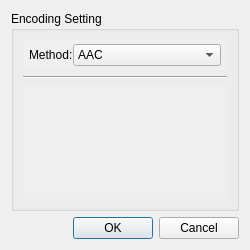
<?xml version="1.0" encoding="UTF-8"?>
<ui version="4.0">
 <class>Dialog</class>
 <widget class="QDialog" name="Dialog">
  <property name="geometry">
   <rect>
    <x>0</x>
    <y>0</y>
    <width>250</width>
    <height>250</height>
   </rect>
  </property>
  <property name="minimumSize">
   <size>
    <width>250</width>
    <height>250</height>
   </size>
  </property>
  <property name="maximumSize">
   <size>
    <width>250</width>
    <height>250</height>
   </size>
  </property>
  <property name="windowTitle">
   <string>Encoding Methods</string>
  </property>
  <property name="windowIcon">
   <iconset resource="background.qrc">
    <normaloff>:/imgs/imgs/setting.png</normaloff>:/imgs/imgs/setting.png</iconset>
  </property>
  <layout class="QVBoxLayout" name="verticalLayout">
   <item>
    <widget class="QWidget" name="widget_2" native="true">
     <layout class="QHBoxLayout" name="horizontalLayout">
      <property name="leftMargin">
       <number>0</number>
      </property>
      <property name="topMargin">
       <number>0</number>
      </property>
      <property name="rightMargin">
       <number>0</number>
      </property>
      <property name="bottomMargin">
       <number>0</number>
      </property>
      <item>
       <widget class="QGroupBox" name="groupBox_Encoding_Setting">
        <property name="title">
         <string>Encoding Setting</string>
        </property>
        <layout class="QVBoxLayout" name="verticalLayout_18">
         <item alignment="Qt::AlignBottom">
          <widget class="QWidget" name="widget_Select_Encoding" native="true">
           <property name="maximumSize">
            <size>
             <width>16777215</width>
             <height>50</height>
            </size>
           </property>
           <property name="autoFillBackground">
            <bool>true</bool>
           </property>
           <layout class="QFormLayout" name="formLayout_4">
            <property name="horizontalSpacing">
             <number>0</number>
            </property>
            <property name="verticalSpacing">
             <number>0</number>
            </property>
            <property name="leftMargin">
             <number>6</number>
            </property>
            <property name="topMargin">
             <number>4</number>
            </property>
            <property name="rightMargin">
             <number>6</number>
            </property>
            <property name="bottomMargin">
             <number>4</number>
            </property>
            <item row="0" column="1">
             <widget class="QComboBox" name="comboBox_Select_Encoding">
              <item>
               <property name="text">
                <string>AAC</string>
               </property>
              </item>
              <item>
               <property name="text">
                <string>CKSAAP</string>
               </property>
              </item>
              <item>
               <property name="text">
                <string>CTriad</string>
               </property>
              </item>
              <item>
               <property name="text">
                <string>DDE</string>
               </property>
              </item>
              <item>
               <property name="text">
                <string>KSCTriad</string>
               </property>
              </item>
              <item>
               <property name="text">
                <string>TPC</string>
               </property>
              </item>
              <item>
               <property name="text">
                <string>Word2Vector</string>
               </property>
              </item>
              <item>
               <property name="text">
                <string>Doc2Vector</string>
               </property>
              </item>
             </widget>
            </item>
            <item row="0" column="0">
             <widget class="QLabel" name="label_Select_Encoding">
              <property name="autoFillBackground">
               <bool>false</bool>
              </property>
              <property name="text">
               <string>Method:</string>
              </property>
             </widget>
            </item>
           </layout>
          </widget>
         </item>
         <item>
          <widget class="Line" name="line_9">
           <property name="orientation">
            <enum>Qt::Horizontal</enum>
           </property>
          </widget>
         </item>
         <item>
          <widget class="QScrollArea" name="scrollArea_Encoding_Params">
           <property name="frameShape">
            <enum>QFrame::NoFrame</enum>
           </property>
           <property name="widgetResizable">
            <bool>true</bool>
           </property>
           <widget class="QWidget" name="scrollAreaWidgetContents_Encoding_Params">
            <property name="geometry">
             <rect>
              <x>0</x>
              <y>0</y>
              <width>204</width>
              <height>108</height>
             </rect>
            </property>
            <layout class="QFormLayout" name="formLayout_5">
             <property name="topMargin">
              <number>0</number>
             </property>
            </layout>
           </widget>
          </widget>
         </item>
        </layout>
       </widget>
      </item>
     </layout>
    </widget>
   </item>
   <item>
    <widget class="QDialogButtonBox" name="buttonBox">
     <property name="orientation">
      <enum>Qt::Horizontal</enum>
     </property>
     <property name="standardButtons">
      <set>QDialogButtonBox::Cancel|QDialogButtonBox::Ok</set>
     </property>
    </widget>
   </item>
  </layout>
 </widget>
 <resources>
  <include location="background.qrc"/>
 </resources>
 <connections>
  <connection>
   <sender>buttonBox</sender>
   <signal>accepted()</signal>
   <receiver>Dialog</receiver>
   <slot>accept()</slot>
   <hints>
    <hint type="sourcelabel">
     <x>248</x>
     <y>254</y>
    </hint>
    <hint type="destinationlabel">
     <x>157</x>
     <y>274</y>
    </hint>
   </hints>
  </connection>
  <connection>
   <sender>buttonBox</sender>
   <signal>rejected()</signal>
   <receiver>Dialog</receiver>
   <slot>reject()</slot>
   <hints>
    <hint type="sourcelabel">
     <x>316</x>
     <y>260</y>
    </hint>
    <hint type="destinationlabel">
     <x>286</x>
     <y>274</y>
    </hint>
   </hints>
  </connection>
 </connections>
</ui>
